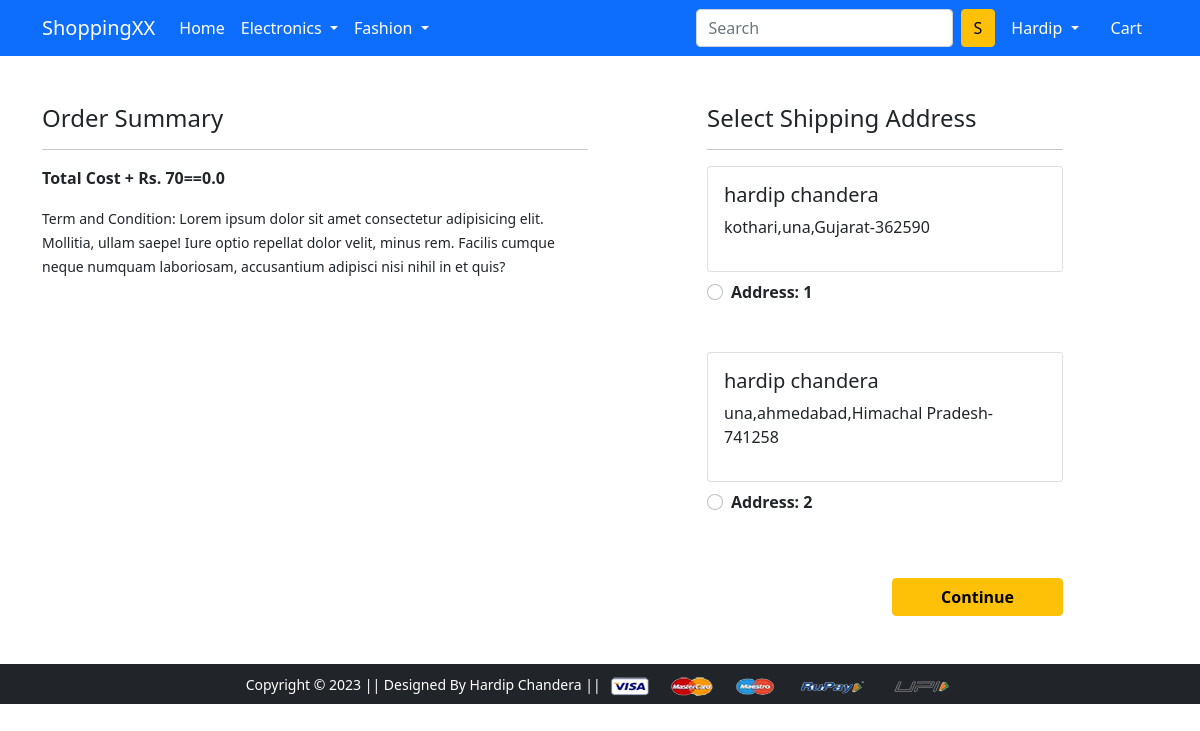
The app's page /checkout/ (signed in) with its own data.
### app/models.py (models this page shows, shortened)
class Customer(models.Model):
    STATE_CHOICES= (("Andhra Pradesh","Andhra Pradesh"),("Arunachal Pradesh ","Arunachal Pradesh "),
                 ("Assam","Assam"),("Bihar","Bihar"),("Chhattisgarh","Chhattisgarh"),
                 ("Goa","Goa"),("Gujarat","Gujarat"),("Haryana","Haryana"),("Himachal Pradesh","Himachal Pradesh"),
                 ("Jammu and Kashmir ","Jammu and Kashmir "),("Jharkhand","Jharkhand"),("Karnataka","Karnataka"),
                 ("Kerala","Kerala"),("Madhya Pradesh","Madhya Pradesh"),("Maharashtra","Maharashtra"),
                 ("Manipur","Manipur"),("Meghalaya","Meghalaya"),("Mizoram","Mizoram"),("Nagaland","Nagaland"),
                 ("Odisha","Odisha"),("Punjab","Punjab"),("Rajasthan","Rajasthan"),("Sikkim","Sikkim"),
                 ("Tamil Nadu","Tamil Nadu"),("Telangana","Telangana"),("Tripura","Tripura"),("Uttar Pradesh","Uttar Pradesh"),
                 ("Uttarakhand","Uttarakhand"),("West Bengal","West Bengal"),("Andaman and Nicobar Islands","Andaman and Nicobar Islands"),
                 ("Chandigarh","Chandigarh"),("Dadra and Nagar Haveli","Dadra and Nagar Haveli"),("Daman and Diu","Daman and Diu"),
                 ("Lakshadweep","Lakshadweep"),("National Capital Territory of Delhi","National Capital Territory of Delhi"),
                 ("Puducherry","Puducherry"))
    user=models.ForeignKey(User,on_delete=models.CASCADE)
    name=models.CharField(max_length=100)
    locality=models.CharField(max_length=100)
    city=models.CharField(max_length=100)
    zipcode=models.IntegerField()
    state=models.CharField(choices=STATE_CHOICES ,max_length=100)

### app/views.py (the view)
# urls.py: path('checkout/', views.checkout, name='checkout'),
@login_required
def checkout(request):
    user = request.user
    add = Customer.objects.filter(user=user)
    cart_items=Cart.objects.filter(user=user)
    amount=0.0
    shipping_amount=70.0
    totalamount=0.0
    cart_product=[p for p in Cart.objects.all() if p.user == user]
    if cart_product:
        for p in cart_product:
            tempamount=(p.quantity * p.product.discounted_price)
            amount += tempamount
        totalamount = amount + shipping_amount
    return render(request, 'app/checkout.html',{'add':add,'totalamount':totalamount,'cart_items':cart_items})

### app/templates/app/checkout.html (shortened to what this page needs)
{% extends 'app/base.html' %}
{% load static %}
{% block main-content %}
<div class="container">
 <div class="row mt-5">
  <div class="col-sm-6">
    <h4>Order Summary</h4>
    <hr>
      <p class="fw-bold">Total Cost + Rs. 70=={{totalamount}}</p>
    <small>Term and Condition: Lorem ipsum dolor sit amet consectetur adipisicing elit. Mollitia, ullam saepe! Iure optio repellat dolor velit, minus rem. Facilis cumque neque numquam laboriosam, accusantium adipisci nisi nihil in et quis?</small>
  </div>
  <div class="col-sm-4 offset-sm-1">
    <h4>Select Shipping Address</h4>
    <hr>
    <form action="/paymentdone">
    {% for ad in add %}
      <div class="card">
        <div class="card-body">
        <h5>{{ad.name}}</h5>
        <p>{{ad.locality}},{{ad.city}},{{ad.state}}-{{ad.zipcode}}</p>
        </div>
      </div>
        <div class="form-check mt-2 mb-5">
          <input class="form-check-input" type="radio" name="custid" id="custid{{forloop.counter}}" value="{{ad.id}}">
          <label class="form-check-label fw-bold" for="custid{{forloop.counter}}">
            Address: {{forloop.counter}} </label>
        </div>
    {% endfor %}
        <div class="text-end">
          <button type="submit" class="btn btn-warning mt-3 px-5 fw-bold">Continue</button>
        </div>
      </form>
    </div>
  </div>
</div>
{% endblock main-content %}

### app/templates/app/base.html (shortened to what this page needs)
<!doctype html>
{% load static %}
<html lang="en">
  <head>
    <link href="https://cdn.jsdelivr.net/npm/bootstrap@5.0.0-beta1/dist/css/bootstrap.min.css" rel="stylesheet">
    <link rel="stylesheet" href="{% static 'app/css/owl.carousel.min.css' %}">
    <link rel="stylesheet" href="{% static 'app/css/all.min.css' %}">
    <link rel="stylesheet" href="{% static 'app/css/style.css' %}">
  </head>
  <body>
    <nav class="navbar navbar-expand-lg navbar-dark bg-primary">
     <div class="container">
       <a class="navbar-brand" href="/">ShoppingXX</a>
       <div class="collapse navbar-collapse" id="navbarSupportedContent">
         <ul class="navbar-nav me-auto mb-2 mb-lg-0">
           <li class="nav-item">
             <a class="nav-link active" aria-current="page" href="/">Home</a>
           </li>
           <li class="nav-item dropdown">
             <a class="nav-link dropdown-toggle text-white" href="#" id="electronicsDropdown" role="button" data-bs-toggle="dropdown" aria-expanded="false">
               Electronics
             </a>
           </li>
           <li class="nav-item dropdown">
             <a class="nav-link dropdown-toggle text-white" href="#" id="fashionDropdown" role="button" data-bs-toggle="dropdown" aria-expanded="false">
               Fashion
             </a>
           </li>
         </ul>
         <form class="d-flex">
           <input class="form-control me-2" type="search" placeholder="Search" aria-label="Search">
           <button class="btn btn-warning" type="submit">S</button>
         </form>
         <div>
          <ul class="navbar-nav me-auto mb-2 mb-lg-0">
          {% if request.user.is_authenticated %}
           <li class="nav-item dropdown mx-2">
              <a class="nav-link dropdown-toggle text-white" href="#" id="profileDropdown" role="button" data-bs-toggle="dropdown" aria-expanded="false">
                {{request.user.username|capfirst}}
              </a>
            </li>
            <li class="nav-item mx-2">
             <a href="{% url 'showcart' %}" class="nav-link text-white"> Cart </a>
            </li>
          {% endif %}
          </ul>
         </div>
       </div>
     </div>
    </nav>
    {% block main-content %} {% endblock main-content %}
    <footer class="container-fluid bg-dark text-center p-2 mt-5">
        <small class="text-white">Copyright &copy; 2023 || Designed By Hardip Chandera || </small>
        <img src="{% static 'app/images/payment.png' %}" alt="" srcset="" class="img-fluid" height="2px">
    </footer>
  </body>
</html>

### records on screen
Customer: name "hardip chandera", locality "kothari", city "una", state "Gujarat", zipcode "362590"
Customer: name "hardip chandera", locality "una", city "ahmedabad", state "Himachal Pradesh", zipcode "741258"

### other values on screen
{{ request.user.username|capfirst }} "Hardip"
{{ totalamount }} "0.0"
